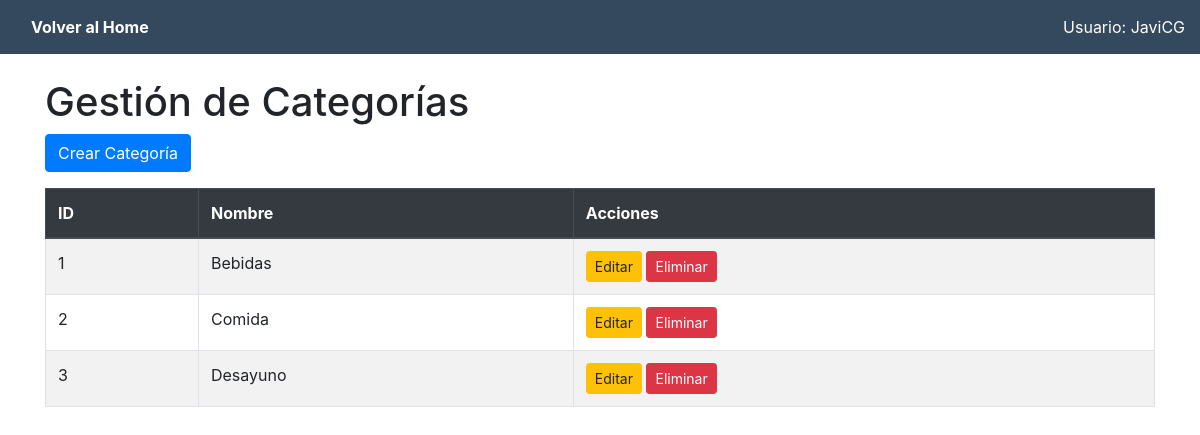
Screenshot of /tpv/categorias/ (signed in) with the database file from the repository.
### tpv_app/models.py (models this page shows, shortened)
class Usuario(AbstractBaseUser, PermissionsMixin):
    ROLES = [
        ('Administrador', 'Administrador'),
        ('Vendedor', 'Vendedor'),
    ]
    username = models.CharField(max_length=150, unique=True, verbose_name="Nombre de usuario")
    nombre = models.CharField(max_length=150, verbose_name="Nombre")
    apellido = models.CharField(max_length=150, verbose_name="Apellido")
    rol = models.CharField(max_length=15, choices=ROLES, default='Vendedor', verbose_name="Rol")
    is_active = models.BooleanField(default=True, verbose_name="¿Está activo?")
    is_staff = models.BooleanField(default=False, verbose_name="¿Es staff?")
    fecha_creacion = models.DateTimeField(auto_now_add=True, verbose_name="Fecha de creación")
    fecha_modificacion = models.DateTimeField(auto_now=True, verbose_name="Última modificación")
    USERNAME_FIELD = 'username'
    REQUIRED_FIELDS = ['nombre', 'apellido']
    objects = UsuarioManager()
    class Meta:
        verbose_name = "Usuario"
        verbose_name_plural = "Usuarios"

class Categoria(models.Model):
    id_categoria = models.AutoField(primary_key=True)
    nombre = models.CharField(max_length=100)
    activo = models.BooleanField(default=True)  # Campo para borrado lógico

### tpv_app/views/category_views.py (the view)
# urls.py: path('categorias/', listar_categorias, name='categorias'),
@login_required
def listar_categorias(request):
    categorias = Categoria.objects.filter(activo=True)
    paginator = Paginator(categorias, 8)  # 8 categorías por página
    page_number = request.GET.get('page', 1)
    try:
        page_obj = paginator.get_page(page_number)
    except EmptyPage:
        page_obj = paginator.get_page(paginator.num_pages)
    return render(request, 'categorias.html', {
        'page_obj': page_obj ,'usuario': request.user
    })

### tpv_app/templates/categorias.html (shortened to what this page needs)
<!DOCTYPE html>
<html lang="es">
<head>
    <link rel="stylesheet" href="https://cdn.jsdelivr.net/npm/bootstrap@4.5.2/dist/css/bootstrap.min.css">
</head>
<body>
    <nav>
        <div>
            <a href="{% url 'home' %}">Volver al Home</a>
        </div>
        <div>
            Usuario: {{ usuario.username|default:"Invitado" }}
        </div>
    </nav>
    <div class="container">
        <h1 class="mt-4">Gestión de Categorías</h1>
        <button class="btn btn-primary mb-3" data-toggle="modal" data-target="#crearCategoriaModal">
            Crear Categoría
        </button>
        <table class="table table-bordered table-striped">
            <thead class="thead-dark">
                <tr>
                    <th>ID</th>
                    <th>Nombre</th>
                    <th>Acciones</th>
                </tr>
            </thead>
            <tbody>
                {% for categoria in page_obj %}
                <tr>
                    <td>{{ categoria.id_categoria }}</td>
                    <td>{{ categoria.nombre }}</td>
                    <td>
                        <button class="btn btn-warning btn-sm" data-toggle="modal" data-target="#crearCategoriaModal"
                            data-id="{{ categoria.id_categoria }}" data-nombre="{{ categoria.nombre }}">
                            Editar
                        </button>
                        <button class="btn btn-danger btn-sm" onclick="confirmarEliminacion('{{ categoria.id_categoria }}')">
                            Eliminar
                        </button>
                    </td>
                </tr>
                {% empty %}
                <tr>
                    <td colspan="3" class="text-center">No hay categorías disponibles.</td>
                </tr>
                {% endfor %}
            </tbody>
        </table>
    </div>
</body>
</html>

### tpv_app/templates/categorias.html (style rules this page uses)
nav { background-color: #34495e; color: #fff; padding: 15px; display: flex; justify-content: space-between; align-items: center; }
nav a { color: #fff; text-decoration: none; font-weight: bold; padding: 8px 16px; border-radius: 6px; transition: background-color 0.3s; }

### rows the page displays
Usuario: username "JaviCG"
Categoria: id_categoria "1", nombre "Bebidas"
Categoria: id_categoria "2", nombre "Comida"
Categoria: id_categoria "3", nombre "Desayuno"
